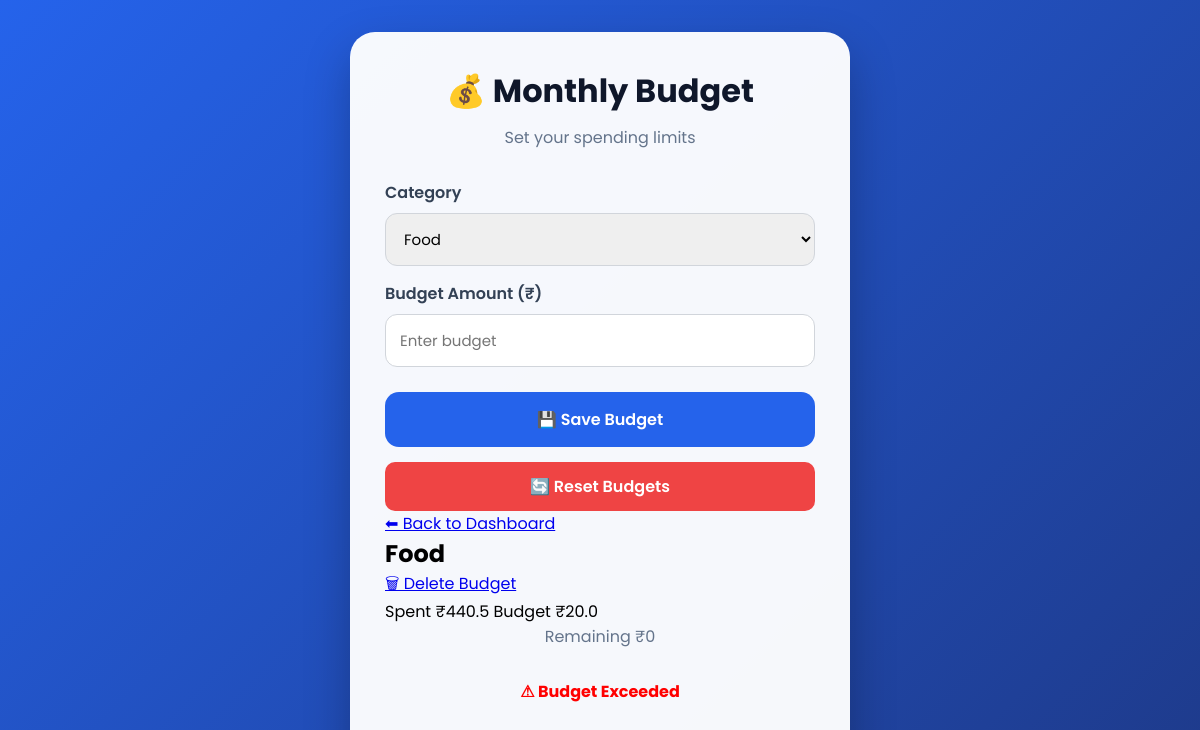
Before: /budget (signed in) with the older database file.
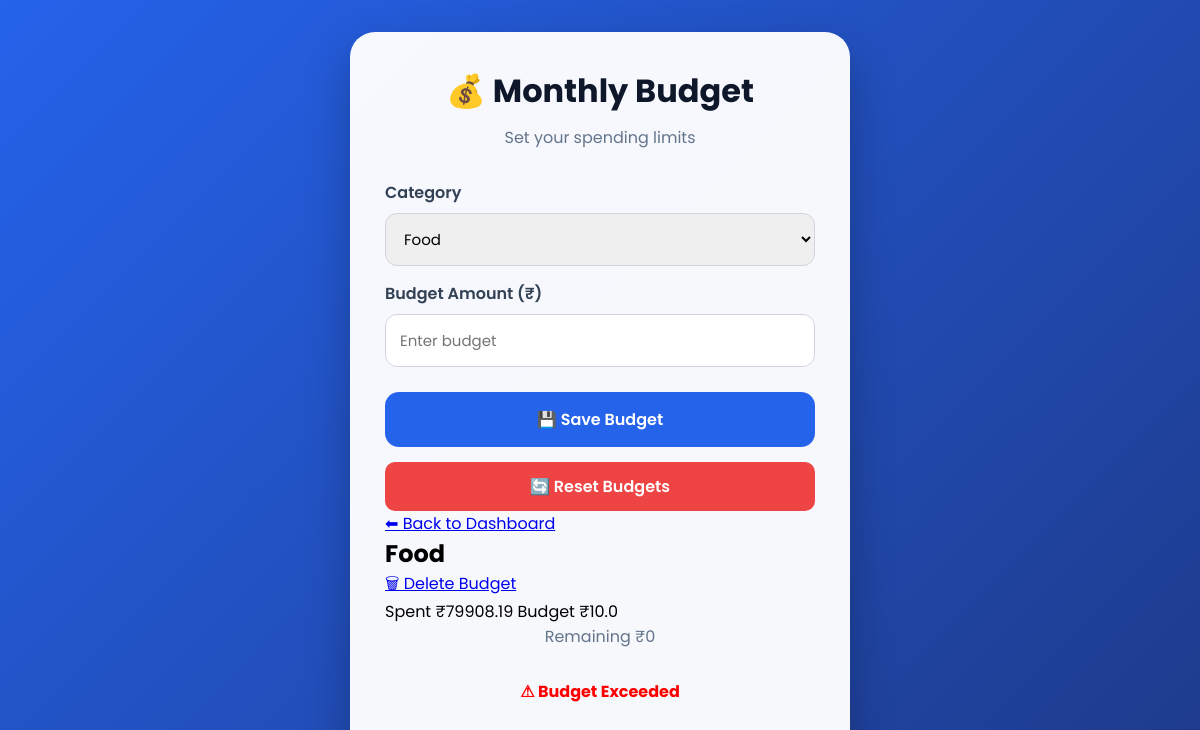
After: the same page with the newer database file.
### models/budget.py (models this page shows)
class Budget(db.Model):
    __tablename__ = "budgets"
    id = db.Column(db.Integer, primary_key=True)
    user_id = db.Column(db.Integer, nullable=False)
    category = db.Column(db.String(50), nullable=False)
    amount = db.Column(db.Float, nullable=False)

### app.py (the view, shortened to what this page needs)
@app.route("/budget", methods=["GET", "POST"])
def budget():
    if "user_id" not in session:
        return redirect(url_for("login"))
    user_id = session["user_id"]
    budgets = Budget.query.filter_by(
        user_id=user_id
    ).all()
    budget_data=[]
    for budget in budgets:
        spent = db.session.query(
            db.func.sum(Transaction.amount)
        ).filter(
            Transaction.user_id==user_id,
            Transaction.type=="Expense",
            Transaction.category==budget.category
        ).scalar() or 0
        remaining=max(
            budget.amount-spent,
            0
        )
        percent=0
        if budget.amount>0:
            percent=(spent/budget.amount)*100
        budget_data.append({
            "id": budget.id,
            "category":budget.category,
            "budget":budget.amount,
            "spent":spent,
            "remaining":remaining,
            "percent":percent
        })
    return render_template(
        "budget.html",
        budget_data=budget_data
    )

### templates/budget.html (shortened to what this page needs)
<!DOCTYPE html>
<html lang="en">
<head>
<link rel="stylesheet" href="{{ url_for('static', filename='css/add_transaction.css') }}">
</head>
<body>
<div class="container">
    <div class="card">
        <h1>💰 Monthly Budget</h1>
        <p>Set your spending limits</p>
        <form method="POST">
            <label>Category</label>
            <select name="category" required>
                <option>Food</option>
            </select>
            <label>Budget Amount (₹)</label>
            <input
                type="number"
                name="amount"
                placeholder="Enter budget"
                required>
            <button type="submit">
                💾 Save Budget
            </button>
<a href="/reset-budget"
   class="reset-btn"
   onclick="return confirm('Reset all budgets?')">
   🔄 Reset Budgets
</a>
<div class="budget-actions">
    <a href="{{ url_for('dashboard') }}" class="back-btn">
        ⬅ Back to Dashboard
    </a>
</div>
        </form>
{% for b in budget_data %}
<div class="budget-card">
    <h2>{{ b.category }}</h2>
    <div class="progress">
<a href="{{ url_for('delete_budget', id=b.id) }}"
   class="delete-btn"
   onclick="return confirm('Delete this budget?')">
   🗑 Delete Budget
</a>
    </div>
    <div class="stats">
        <span>Spent ₹{{ b.spent }}</span>
        <span>Budget ₹{{ b.budget }}</span>
    </div>
    <p>Remaining ₹{{ b.remaining }}</p>
    {% if b.percent >= 100 %}
        <p style="color:red;font-weight:bold;">
            ⚠ Budget Exceeded
        </p>
    {% endif %}
</div>
{% endfor %}
    </div>
</div>
</body>
</html>

Changed rows visible on the page:
changed Budget "Food": spent "440.5" → "79908.19"; budget "20.0" → "10.0"
